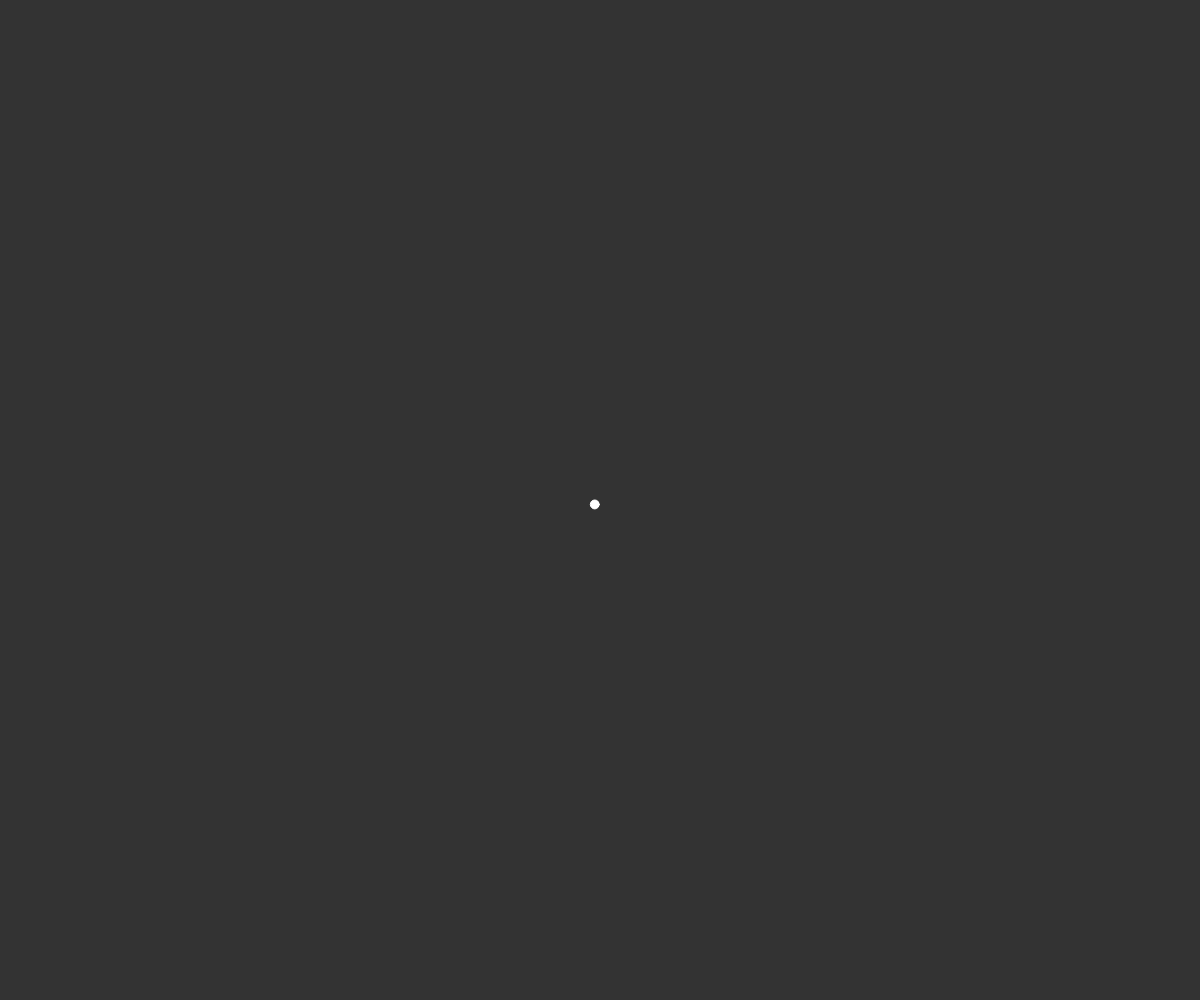
Frame 1 (no input)
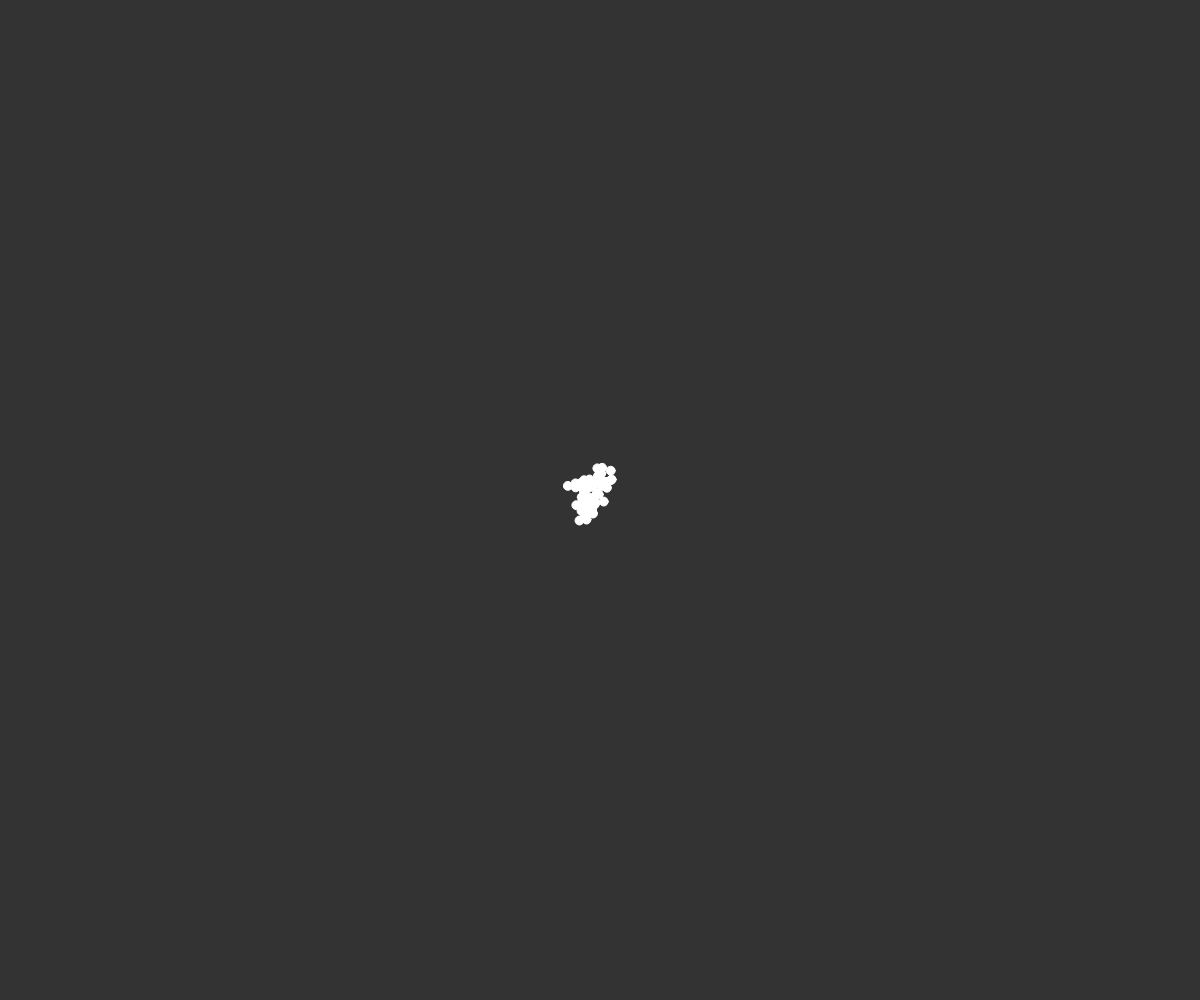
Frame 60 (no input)
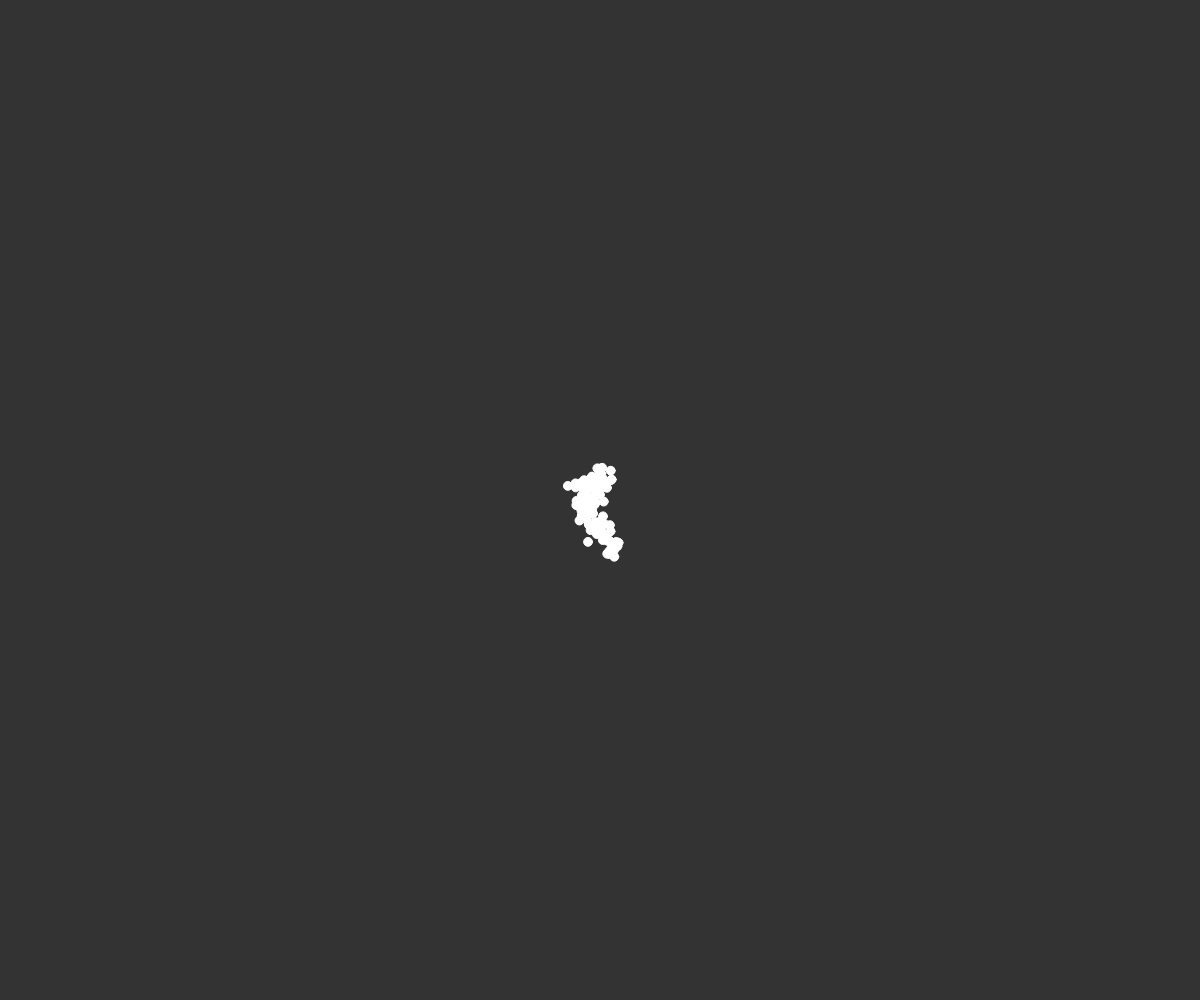
Frame 120 (the mouse pressed at the canvas centre since frame 60)

The p5.js sketch that drew these frames (run headless with seeded random() and noise() and a simulated clock; from frame 60 on, the mouse is pressed at the canvas centre):

// p5.js sketch
// ── sketch.js
var w;

function setup() {
	w = new Walker();

	createCanvas(windowWidth, windowHeight);
	background(51)
}

function draw() {
	w.update();
	w.draw();
}

function Walker() {
	this.x = windowWidth * .5;
	this.y = windowHeight * .5;
	this.size = random(max(windowWidth, windowHeight) * .001, max(windowWidth, windowHeight) * .01);

	this.update = function () {
		this.step();
	}

	this.draw = function () {
		stroke('white');
		//point(this.x, this.y)
		ellipse(this.x, this.y, this.size, this.size);
	}

	this.step = function () {
		var stepX = random(-1, 1);
		var stepY = random(-1, 1);

		this.x += stepX * this.size;
		this.y += stepY * this.size;
	}
}
